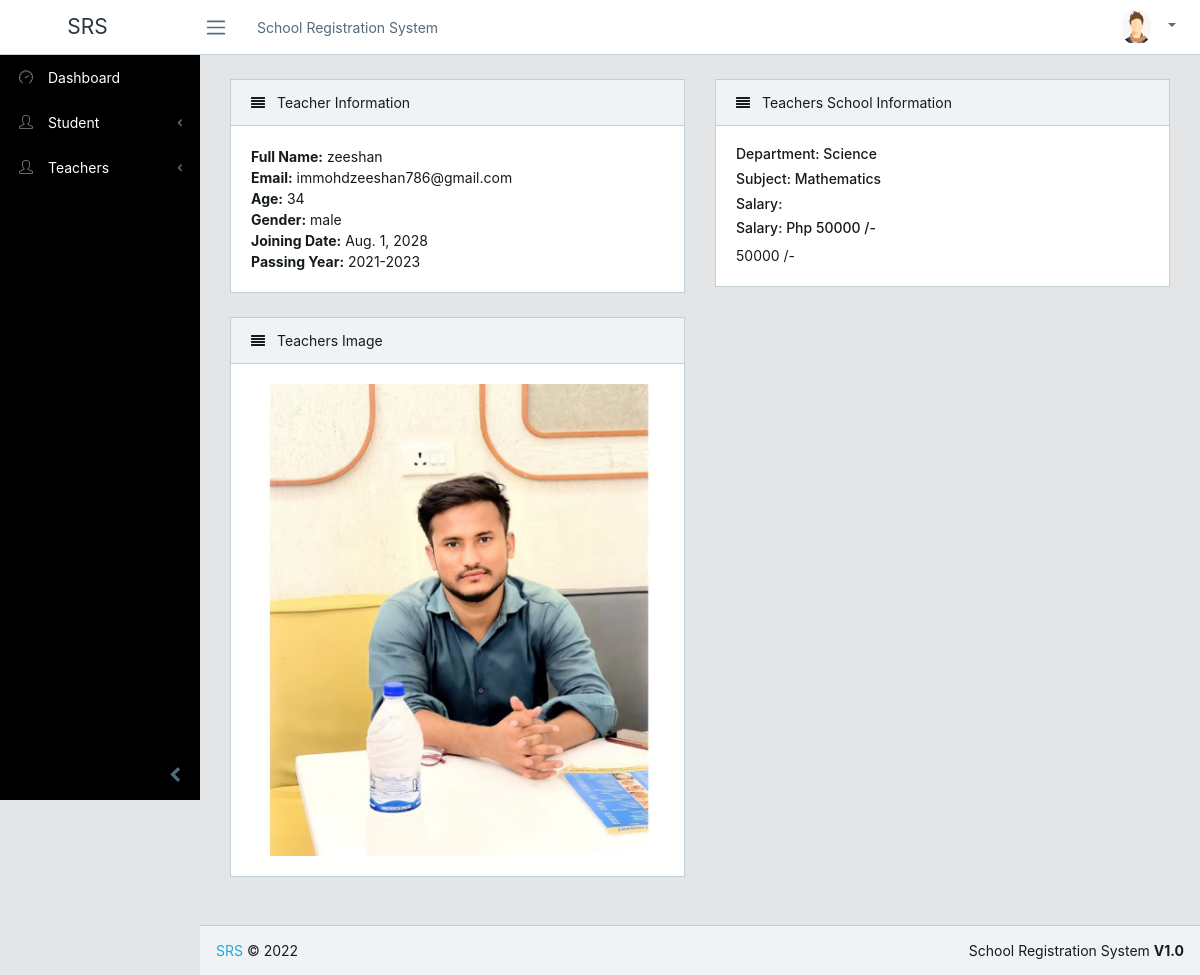
Screenshot of /teachers/8/ with the database file from the repository.
### teachers/models.py (models this page shows, shortened)
class TeacherInfo(models.Model):
    name = models.CharField(max_length=100)
    email = models.EmailField(unique=True)
    age = models.IntegerField()
    gender_choice = (
        ("male", "Male"),
        ("Female", "Female"),
    )
    gender = models.CharField(choices=gender_choice, max_length=10)
    teacher_img = models.ImageField(upload_to='photos/%Y/%m/%d/')
    passing_year = models.CharField(max_length=100)
    joining_date = models.DateField()
    dept_type = models.ForeignKey(TeacherDeptInfo, on_delete=models.CASCADE)
    sub_type = models.ForeignKey(TeacherSubInfo, on_delete=models.CASCADE)
    salary = models.IntegerField()
    class Meta:
        verbose_name_plural = 'Teachers List'

class TeacherDeptInfo(models.Model):
    dept_name = models.CharField(max_length=50)
    class Meta:
        verbose_name_plural = 'Department List'
    def __str__(self):
        return self.dept_name

class TeacherSubInfo(models.Model):
    sub_name = models.CharField(max_length=50)
    class Meta:
        verbose_name_plural = 'Subject List'
    def __str__(self):
        return self.sub_name

### teachers/views.py (the view)
# urls.py: path('<int:teacher_id>/', views.single_teacher, name='single_teacher'),
def single_teacher(request, teacher_id):
    single_teacher = get_object_or_404(TeacherInfo, pk=teacher_id)
    context = {
        "single_teacher": single_teacher
    }
    return render(request, "teachers/single_teacher.html", context)

### templates/teachers/single_teacher.html
{% extends 'base/base.html' %}
{% load static %}
{% block content %}
<div class="row">
    <div class="col-lg-6">
        <div class="card">
            <div class="card-header">
                 <i class="fa fa-align-justify"></i> Teacher Information
            </div>
            <div class="card-body">
                <tbody>
                    <tr>
                        <td><b>Full Name:</b> {{ single_teacher.name }}</td>
                        <br>
                        <td><b>Email:</b> {{ single_teacher.email }}</td>
                        <br>
                        <td><b>Age:</b> {{ single_teacher.age }}</td>
                        <br>
                        <td><b>Gender:</b> {{ single_teacher.gender }}</td>
                        <br>
                        <td><b>Joining Date:</b> {{ single_teacher.joining_date }}</td>
                        <br>
                        <td><b>Passing Year:</b> {{ single_teacher.passing_year }}</td>
                    </tr>
                </tbody>
            </div>
        </div>
    </div>
    <div class="col-lg-6">
        <div class="card">
            <div class="card-header">
                 <i class="fa fa-align-justify"></i> Teachers School Information
            </div>
            <div class="card-body">
                <h6>Department: {{ single_teacher.dept_type }}</h6>
                <h6>Subject: {{ single_teacher.sub_type }}</h6>
                <h6>Salary:                 <h6>Salary: Php {{ single_teacher.salary }} /-</h6>
                {{ single_teacher.salary }} /-</h6>
            </div>
        </div>
    </div>
</div>
<div class="row">
    <div class="col-lg-6">
        <div class="card">
            <div class="card-header">
                 <i class="fa fa-align-justify"></i> Teachers Image
            </div>
            <div class="card-body">
                <img src="{{ single_teacher.teacher_img.url }}" class="img-fluid" />
            </div>
        </div>
    </div>
</div>
{% endblock %}

### templates/base/base.html (shortened to what this page needs)
<!DOCTYPE html>
<html lang="en">
{% include 'base/header.html' %}
<body class="app header-fixed sidebar-fixed aside-menu-fixed aside-menu-hidden">
{% include 'base/navbar.html' %}
<div class="app-body">
    {% include 'base/sidebar.html' %}
    <main class="main">
        <div class="container-fluid">
            <div class="animated fadeIn py-4">
                {% block content %}
                {% endblock %}
            </div>
        </div>
    </main>
</div>
{% include 'base/footer.html' %}
</body>
</html>

### templates/base/header.html (shortened to what this page needs)
{% load static %}
<head>
    <link href="{% static 'dist/vendors/css/font-awesome.min.css' %}" rel="stylesheet">
    <link href="{% static 'dist/vendors/css/simple-line-icons.min.css' %}" rel="stylesheet">
    <link href="{% static 'dist/css/style.css' %}" rel="stylesheet">
</head>

### templates/base/navbar.html (shortened to what this page needs)
{% load static %}
<header class="app-header navbar">
    <a class="navbar-brand" href="./">SRS</a>
    <button class="navbar-toggler sidebar-toggler d-md-down-none" type="button">
        <span class="navbar-toggler-icon"></span>
    </button>
    <ul class="nav navbar-nav d-md-down-none">
        <li class="nav-item px-3">
            <a class="nav-link" href="./">School Registration System</a>
        </li>
    </ul>
    <ul class="nav navbar-nav ml-auto mr-4">
        <li class="nav-item dropdown">
            <a class="nav-link dropdown-toggle nav-link" data-toggle="dropdown" href="#" role="button"
               aria-haspopup="true" aria-expanded="false">
                <img src="{% static 'src/img/avatars/avatar.png' %}" class="img-avatar" alt="admin@bootstrapmaster.com">
            </a>
        </li>
    </ul>
</header>

### templates/base/sidebar.html (shortened to what this page needs)
{% load static %}
<div class="sidebar">
    <nav class="sidebar-nav">
        <ul class="nav">
            <li class="nav-item">
                <a class="nav-link" href="{% url 'home' %}"><i class="icon-speedometer"></i> Dashboard</a>
            </li>
            <li class="nav-item nav-dropdown">
                <a class="nav-link nav-dropdown-toggle" href="#">
                    <i class="nav-icon icon-user"></i> Student</a>
            </li>
            <li class="nav-item nav-dropdown">
                <a class="nav-link nav-dropdown-toggle" href="#">
                    <i class="nav-icon icon-user"></i> Teachers</a>
            </li>
        </ul>
    </nav>
    <button class="sidebar-minimizer brand-minimizer" type="button"></button>
</div>

### templates/base/footer.html (shortened to what this page needs)
<footer class="app-footer">
    <span><a href="#">SRS</a> © 2022</span>
    <span class="ml-auto">School Registration System <b>V1.0</b></span>
</footer>

### templates/base/js.html (shortened to what this page needs)
{% load static %}

### rows the page displays
TeacherInfo: name "zeeshan", email "immohdzeeshan786@gmail.com", age "34", gender "male", joining_date "Aug. 1, 2028", passing_year "2021-2023", dept_type "Science", sub_type "Mathematics", salary "50000", teacher_img (picture)
